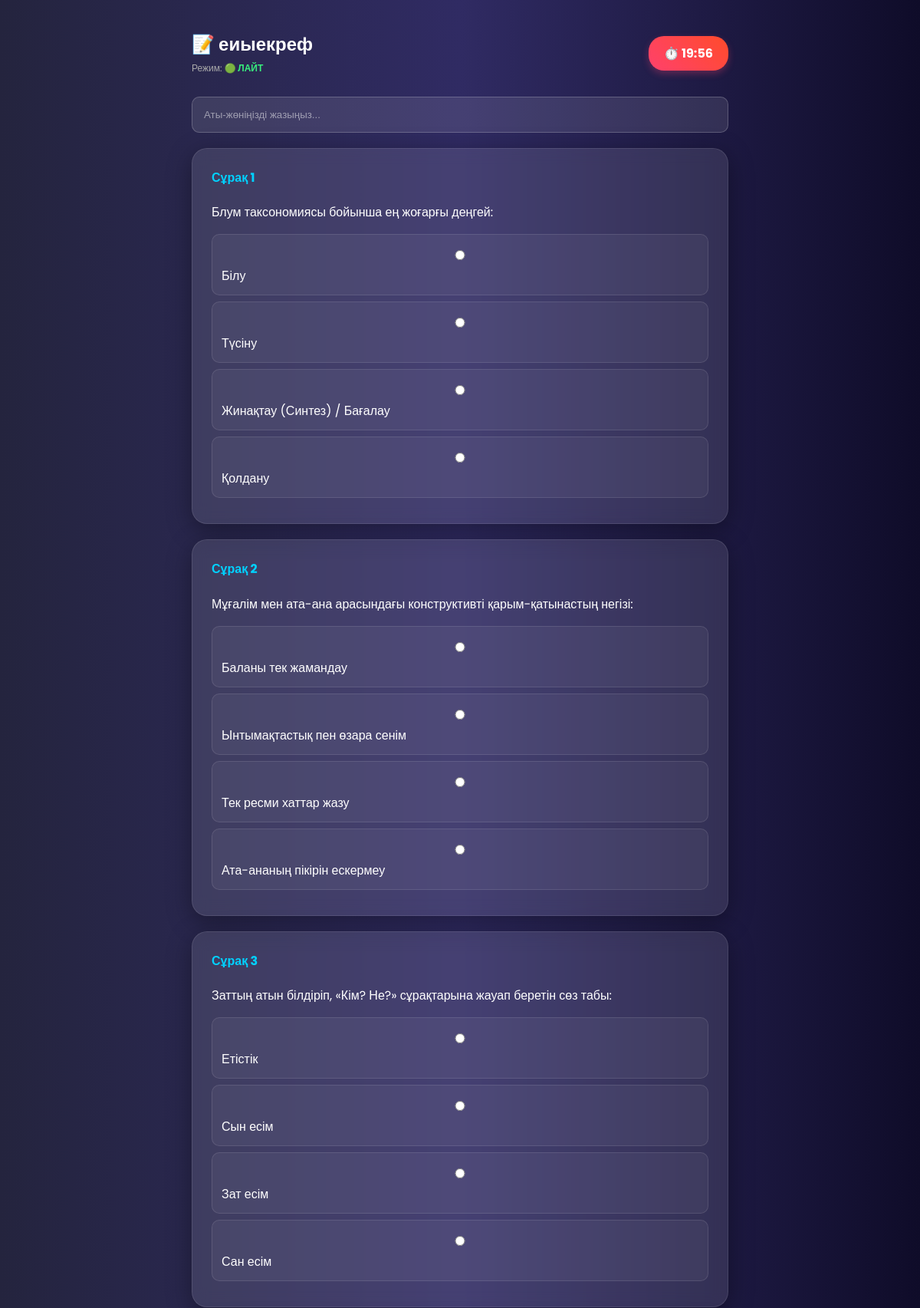
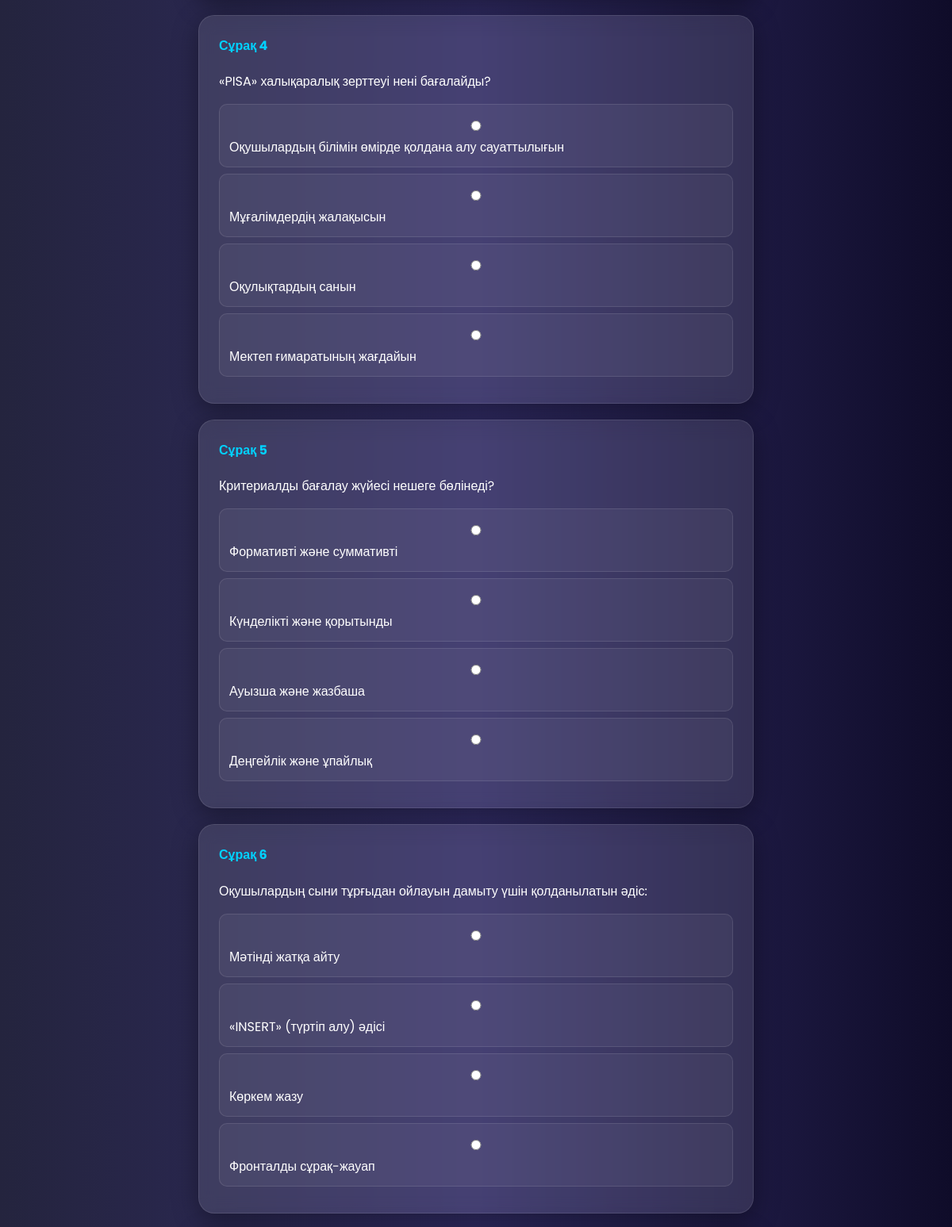
The page /test/4/ (upper part) on the database its author committed (2 pictures, top to bottom).
### testing/models.py (models this page shows, shortened)
class Test(models.Model):
    MODE_CHOICES = [
        ('lite', 'Лайт (Ескерту ғана)'),
        ('hard', 'Қатаң (Тесттен шықса бітеді)'),
    ]
    teacher = models.ForeignKey(User, on_delete=models.CASCADE)
    title = models.CharField(max_length=200)
    description = models.TextField(blank=True)
    time_limit = models.IntegerField(default=20, verbose_name="Уақыт (минут)")
    max_students = models.IntegerField(default=100, verbose_name="Максималды оқушы саны")
    questions_to_show = models.IntegerField(default=20, verbose_name="Сұрақ саны (Студентке)")
    mode = models.CharField(max_length=10, choices=MODE_CHOICES, default='lite', verbose_name="Режим")
    date_created = models.DateTimeField(auto_now_add=True)

class Question(models.Model):
    test = models.ForeignKey(Test, related_name='questions', on_delete=models.CASCADE)
    text = models.CharField(max_length=500)
    option1 = models.CharField(max_length=200)
    option2 = models.CharField(max_length=200)
    option3 = models.CharField(max_length=200)
    option4 = models.CharField(max_length=200)
    correct_option = models.IntegerField()

### testing/views.py (the view, shortened to what this page needs)
# urls.py: path('test/<int:test_id>/', views.take_test, name='take_test'),
def take_test(request, test_id):
    test = get_object_or_404(Test, id=test_id)
    current_students = StudentResult.objects.filter(test=test).count()
    if current_students >= test.max_students:
        return HttpResponse("<h1 style='text-align:center; margin-top:50px;'>⛔ Бұл тестке орын қалмады!</h1>")
    all_questions = list(test.questions.all()) # Файлдан алынған барлық сұрақтар
    if not all_questions:
        return HttpResponse("Сұрақтар жүктелмеген.")
    random.shuffle(all_questions) # <--- Араластыру (Shuffle)
    limit = min(test.questions_to_show, len(all_questions))
    selected_questions = all_questions[:limit]
    return render(request, 'test.html', {'test': test, 'questions': selected_questions})

### testing/templates/test.html (shortened to what this page needs)
{% load static %}
<!DOCTYPE html>
<html>
<head>
    <link rel="stylesheet" href="{% static 'css/style.css' %}">
</head>
<body>
    <div class="page-container" style="max-width: 700px;">
        <div style="display: flex; justify-content: space-between; align-items: center; margin-bottom: 20px;">
            <div>
                <h2 style="margin: 0;">📝 {{ test.title }}</h2>
                <div style="font-size: 12px; color: #aaa; margin-top: 5px;">
                    Режим:
                    {% if test.mode == 'hard' %}
                        <span style="color: #ff4757; font-weight: bold;">🔴 ҚАТАҢ</span>
                    {% else %}
                        <span style="color: #38ef7d; font-weight: bold;">🟢 ЛАЙТ</span>
                    {% endif %}
                </div>
            </div>
            <div style="background: linear-gradient(45deg, #ff416c, #ff4b2b); color: white; padding: 10px 20px; border-radius: 20px; font-weight: bold; box-shadow: 0 4px 10px rgba(255, 65, 108, 0.3);">
                ⏱️ <span id="timer">--:--</span>
            </div>
        </div>
        <form method="post" id="examForm" onsubmit="setSubmitting()">
            <input type="text" name="student_name" required placeholder="Аты-жөніңізді жазыңыз..."
                   style="margin-bottom: 20px; background: rgba(255,255,255,0.1); border: 1px solid rgba(255,255,255,0.2); color: white; padding: 15px; border-radius: 10px; width: 100%;">
            {% for question in questions %}
            <div class="card" style="text-align: left; padding: 25px;">
                <h4 style="margin-top: 0; color: #00d2ff;">Сұрақ {{ forloop.counter }}</h4>
                <p style="font-size: 16px; line-height: 1.5;">{{ question.text }}</p>
                <label class="option-label">
                    <input type="radio" name="question_{{ question.id }}" value="1"> {{ question.option1 }}
                </label>
                <label class="option-label">
                    <input type="radio" name="question_{{ question.id }}" value="2"> {{ question.option2 }}
                </label>
                <label class="option-label">
                    <input type="radio" name="question_{{ question.id }}" value="3"> {{ question.option3 }}
                </label>
                <label class="option-label">
                    <input type="radio" name="question_{{ question.id }}" value="4"> {{ question.option4 }}
                </label>
            </div>
            {% endfor %}
        </form>
    </div>
</body>
</html>

### testing/static/css/style.css (style rules this page uses)
body { background: #0f0c29; background: linear-gradient(to right, #24243e, #302b63, #0f0c29); font-family: 'Poppins', sans-serif; margin: 0; min-height: 100vh; color: #ffffff; padding-bottom: 90px; }
.page-container { max-width: 600px; margin: 20px auto; padding: 20px; animation: fadeIn 0.5s ease; }
.card { background: rgba(255, 255, 255, 0.1); backdrop-filter: blur(10px); -webkit-backdrop-filter: blur(10px); border: 1px solid rgba(255, 255, 255, 0.1); border-radius: 20px; padding: 25px; margin-bottom: 20px; box-shadow: 0 8px 32px 0 rgba(0, 0, 0, 0.37); text-align: center; color: white; }
input, select { width: 100%; padding: 12px; margin: 8px 0; background: rgba(255, 255, 255, 0.1); border: 1px solid rgba(255, 255, 255, 0.2); border-radius: 10px; color: white; box-sizing: border-box; outline: none; }
::placeholder { color: rgba(255,255,255,0.5); }

### testing/templates/test.html (style rules this page uses)
.option-label { display: block; padding: 12px; background: rgba(255,255,255,0.05); margin: 8px 0; border-radius: 10px; cursor: pointer; border: 1px solid rgba(255,255,255,0.1); transition: 0.2s; }
input[type="radio"] { margin-right: 10px; }

### rows shown on the page
Test: title "еиыекреф"
Question: text "Блум таксономиясы бойынша ең жоғарғы деңгей:", option1 "Білу", option2 "Түсіну", option3 "Жинақтау (Синтез) / Бағалау", option4 "Қолдану"
Question: text "Мұғалім мен ата-ана арасындағы конструктивті қарым-қатынастың негізі:", option1 "Баланы тек жамандау", option2 "Ынтымақтастық пен өзара сенім", option3 "Тек ресми хаттар жазу", option4 "Ата-ананың пікірін ескермеу"
Question: text "Заттың атын білдіріп, «Кім? Не?» сұрақтарына жауап беретін сөз табы:", option1 "Етістік", option2 "Сын есім", option3 "Зат есім", option4 "Сан есім"
Question: text "«PISA» халықаралық зерттеуі нені бағалайды?", option1 "Оқушылардың білімін өмірде қолдана алу сауаттылығын", option2 "Мұғалімдердің жалақысын", option3 "Оқулықтардың санын", option4 "Мектеп ғимаратының жағдайын"
Question: text "Критериалды бағалау жүйесі нешеге бөлінеді?", option1 "Формативті және суммативті", option2 "Күнделікті және қорытынды", option3 "Ауызша және жазбаша", option4 "Деңгейлік және ұпайлық"
Question: text "Оқушылардың сыни тұрғыдан ойлауын дамыту үшін қолданылатын әдіс:", option1 "Мәтінді жатқа айту", option2 "«INSERT» (түртіп алу) әдісі", option3 "Көркем жазу", option4 "Фронталды сұрақ-жауап"
